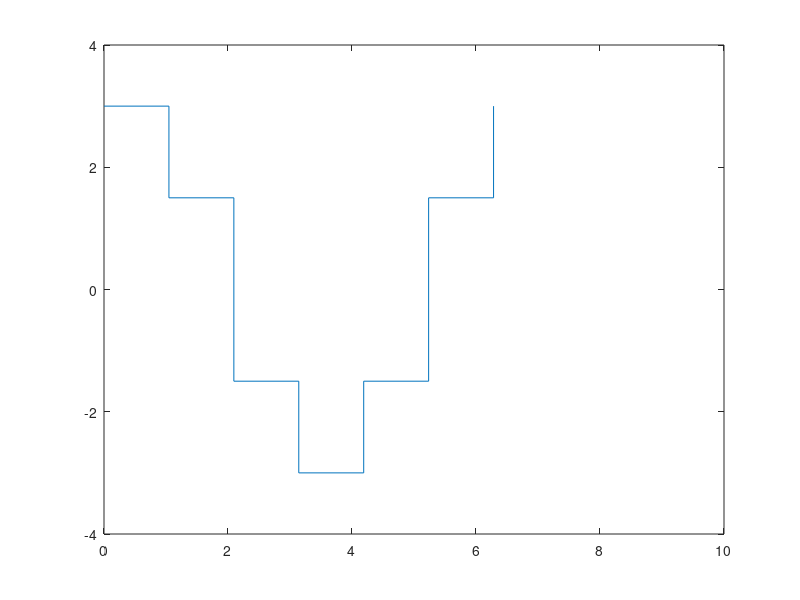

This chart was generated by the following MATLAB code:
X = linspace(0,2*pi,7);    % imi setez numarul de puncte dorit si spatiul dintre puncte  
Y = 3*cos(X);              

figure
stairs(X,Y)               %functia stair genreazao functie tip treapta folosind elementele din y
axis([0 10 -4 4])

